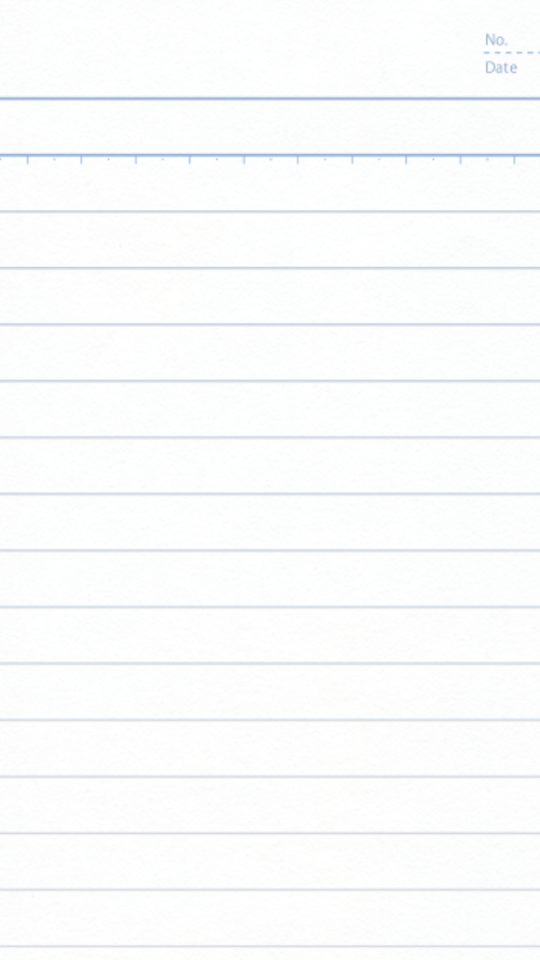
#> input picture asset/bg.png, 1080 x 1920 px, found by its file name (shown at 1/2 size)
$ python generate_scene.py
#> lines starting #> are read from the running program, lines starting #| are printed output that depends on the picture
#> in generate_scene, bg_base is the input picture: PIL image 1080x1920 RGBA; mean R, G, B, A 250.5, 251.5, 251.8, 255
### src/add_label_overlay.py
# src/add_label_overlay.py
from PIL import ImageDraw, ImageFont
from moviepy.editor import ImageClip
import numpy as np
from setting import font_path

def add_label_overlay(
    bg_image,
    leal_number,
    leal_title=None,
    leal_number_font_size=72,
    leal_title_font_size=40,
    position=(50, 205),
    font_color=(165, 188, 221, 255),
):
    """
    背景画像にラベル文字（leal_number だけ または leal_number - leal_title_str -）を合成して返す（PIL.Image）
    """
#> called with leal_number = '#02', leal_number_font_size = 72, leal_title_font_size = 40, position = (50, 205), font_color = (165, 188, 221, 255)
    bg = bg_image.copy()
    draw = ImageDraw.Draw(bg)

    font_number = ImageFont.truetype(font_path, leal_number_font_size)
    font_title = ImageFont.truetype(font_path, leal_title_font_size)

    x, y = position

    if leal_title:
        leal_title_str = "".join(leal_title)
        leal_title_str_y = 230

        # leal_number
        draw.text((x, y), leal_number, font=font_number, fill=font_color)
        number_width = draw.textlength(leal_number, font=font_number)
#> number_width = 152

        # " - "
        hyphen1 = " - "
        hyphen1_width = draw.textlength(hyphen1, font=font_title)
#> hyphen1_width = 39.88
        draw.text((x + number_width, leal_title_str_y), hyphen1, font=font_title, fill=font_color)

        # leal_title_str
        title_x = x + number_width + hyphen1_width
#> title_x = 241.8
        draw.text((title_x, leal_title_str_y), leal_title_str, font=font_title, fill=font_color)
        title_width = draw.textlength(leal_title_str, font=font_title)
#> title_width = 336

        # " -"
        hyphen2 = " -"
        draw.text((title_x + title_width, leal_title_str_y), hyphen2, font=font_title, fill=font_color)
    else:
        # leal_number のみ表示
        draw.text((x, y), leal_number, font=font_number, fill=font_color)

    return bg

### src/show_character.py
from moviepy.editor import ImageClip, CompositeVideoClip
from PIL import Image
import numpy as np
from setting import base_duration, default_fps

fps = default_fps

def show_character(
    bg_copy,
    character_path = "asset/me/surprised.png",
    character_left = 50,
    character_bottom = 334,
):
#> called with character_path = 'asset/me/agree.png', character_left = 30, character_bottom = 406
    w, h = bg_copy.size
#> w = 1080; h = 1920
    character_img = Image.open(character_path)
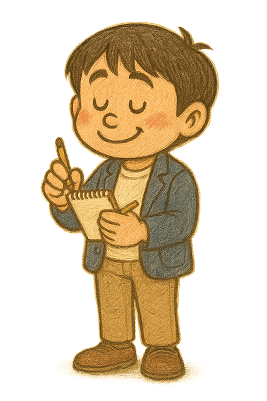
#> input picture asset/me/agree.png, 267 x 401 px, found by its file name
#> character_img is the input picture: PIL image 267x401 RGBA; mean R, G, B, A 71.9, 55.4, 29.1, 99.4
    character_w, character_h = character_img.size
#> character_w = 267; character_h = 401

    # キャラ登場用背景を生成
    bg_with_character = bg_copy.copy()
    bg_with_character.paste(
        character_img,
        (w - character_left - character_w, h - character_bottom - character_h),
        character_img
    )
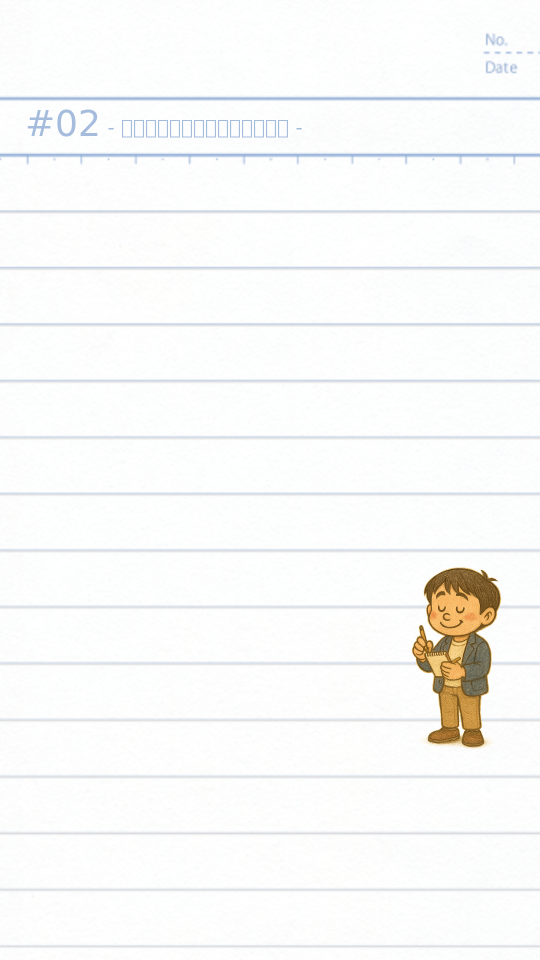
#> bg_with_character: PIL image 1080x1920 RGBA (shown at 1/2 size); mean R, G, B, A 248.7, 248.9, 248.1, 254.9; transparent parts drawn white

    # キャラを固定位置に表示
    character_clip = (
#> (the run stopped early here; a loop or call above may not have finished)
